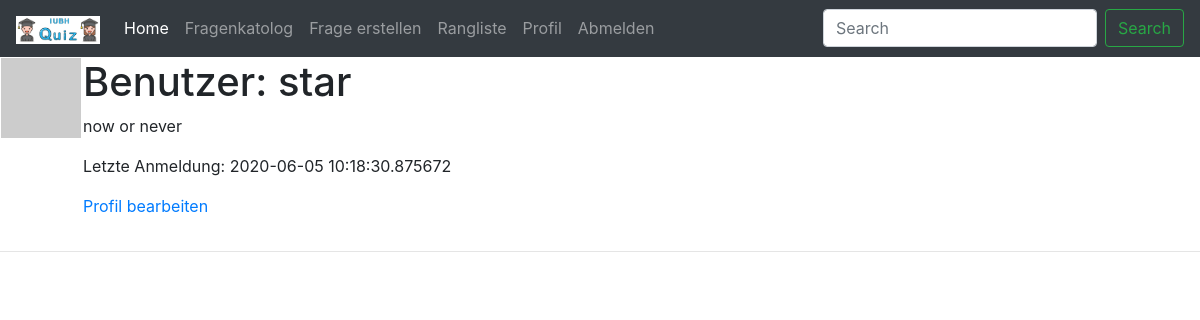
/user/star (signed in), run on the app's committed database.
### app/models.py (models this page shows, shortened)
class User(UserMixin, db.Model):
    id = db.Column(db.Integer, primary_key=True)
    username = db.Column(db.String(64), index=True, unique=True)
    email = db.Column(db.String(120), index=True, unique=True)
    password_hash = db.Column(db.String(128))
    about_me = db.Column(db.String(140))
    last_seen = db.Column(db.DateTime, default=datetime.utcnow)
    def avatar(self, size):
        digest = md5(self.email.lower().encode('utf-8')).hexdigest()
        return f'https://www.gravatar.com/avatar/{digest}?d=identicon&s={size}'

### app/routes.py (the view)
@app.route('/user/<username>')
@login_required
def user(username):
    user = User.query.filter_by(username=username).first_or_404()
    return render_template('user.html', user=user)

### app/models.py (called while the page is built)
@login.user_loader
def load_user(id):
    return User.query.get(int(id))

### app/routes.py (called while the page is built)
@app.before_request
def before_request():
    if current_user.is_authenticated:
        current_user.last_seen = datetime.utcnow()
        db.session.commit()

### app/templates/user.html
{% extends "base.html" %}
{% block content %}
    <table>
        <tr valign="top">
            <td><img src="{{ user.avatar(80) }}"></td>
            <td>
                <h1>Benutzer: {{ user.username }}</h1>
                {% if user.about_me %}<p>{{ user.about_me }}</p>{% endif %}
                {% if user.last_seen %}<p>Letzte Anmeldung: {{ user.last_seen }}</p>{% endif %}
                {% if user == current_user %}
                <p><a href="{{ url_for('edit_profile') }}">Profil bearbeiten</a></p>
                {% endif %}
            </td>
        </tr>
    </table>
    <hr>
{% endblock %}

### app/static/css/styles.css (style rules this page uses)
body { background: aqua; }

### data on the page
User: username "star", about_me "now or never", last_seen "2020-06-05 10:18:30.875672"
